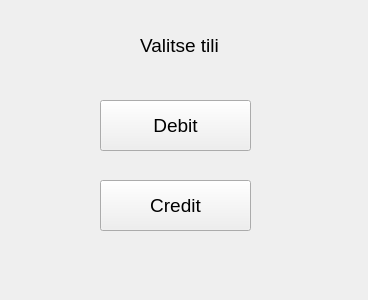
<?xml version="1.0" encoding="UTF-8"?>
<ui version="4.0">
 <class>kortti</class>
 <widget class="QWidget" name="kortti">
  <property name="geometry">
   <rect>
    <x>0</x>
    <y>0</y>
    <width>368</width>
    <height>300</height>
   </rect>
  </property>
  <property name="windowTitle">
   <string>Form</string>
  </property>
  <widget class="QPushButton" name="btnChooseDebit">
   <property name="geometry">
    <rect>
     <x>100</x>
     <y>100</y>
     <width>151</width>
     <height>51</height>
    </rect>
   </property>
   <property name="font">
    <font>
     <pointsize>14</pointsize>
    </font>
   </property>
   <property name="text">
    <string>Debit</string>
   </property>
  </widget>
  <widget class="QPushButton" name="btnChooseCredit">
   <property name="geometry">
    <rect>
     <x>100</x>
     <y>180</y>
     <width>151</width>
     <height>51</height>
    </rect>
   </property>
   <property name="font">
    <font>
     <pointsize>14</pointsize>
    </font>
   </property>
   <property name="text">
    <string>Credit</string>
   </property>
  </widget>
  <widget class="QLabel" name="label">
   <property name="geometry">
    <rect>
     <x>140</x>
     <y>30</y>
     <width>91</width>
     <height>31</height>
    </rect>
   </property>
   <property name="font">
    <font>
     <pointsize>14</pointsize>
    </font>
   </property>
   <property name="text">
    <string>Valitse tili</string>
   </property>
  </widget>
  <widget class="QLabel" name="labelLoginTest">
   <property name="geometry">
    <rect>
     <x>140</x>
     <y>260</y>
     <width>47</width>
     <height>13</height>
    </rect>
   </property>
   <property name="text">
    <string/>
   </property>
  </widget>
 </widget>
 <resources/>
 <connections/>
</ui>
